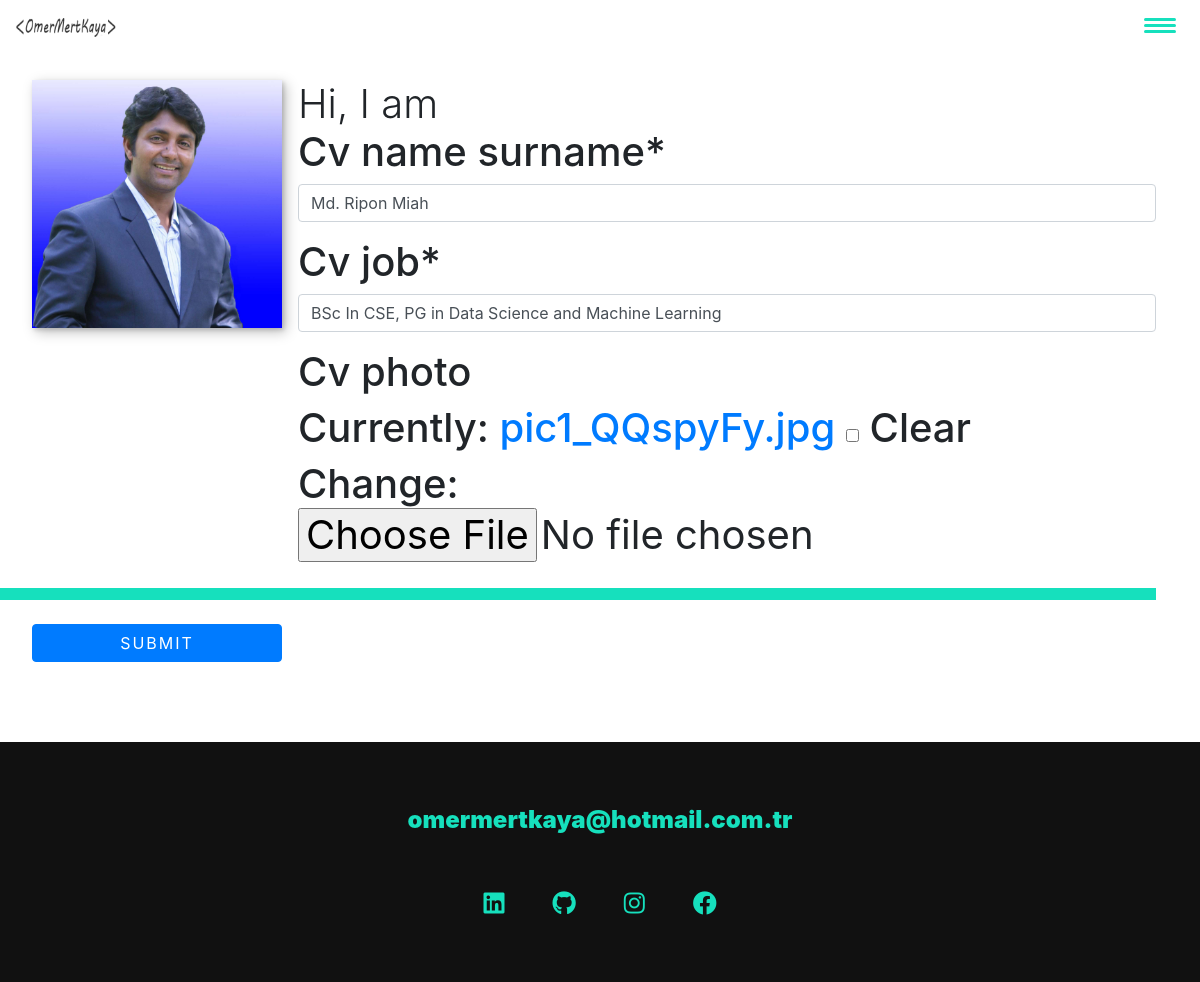
The page /update/homesection/1 (signed in) on the database its author committed.
### portapp/models.py (models this page shows, shortened)
class WebLogoName(models.Model):
    web_name = models.CharField(max_length=225,help_text="This is your site title")
    web_logo = models.ImageField(null= True, blank=True)

class HomeSection(models.Model):
    cv_name_surname = models.CharField(max_length=225)
    cv_job = models.CharField(max_length=225, default ="blog")
    cv_photo= models.ImageField(null=True, blank=True)
    author = models.ForeignKey(User ,on_delete=models.CASCADE)

class FooterSection(models.Model):
    footer_linked = models.CharField(max_length=300, blank=True)
    footer_github = models.CharField(max_length=300, blank=True)
    footer_instagram = models.CharField(max_length=300, blank=True)
    footer_facebook = models.CharField(max_length=300, blank=True)
    footer_email = models.CharField(max_length=300, blank=True)

### portapp/views.py (the view)
# urls.py: path("update/homesection/<int:pk>", HomeSectionUpdateView.as_view(), name="update-homesection"),
class HomeSectionUpdateView(UpdateView):
    model = HomeSection
    template_name = "update_homesection.html"
    fields = ['cv_name_surname','cv_job','cv_photo']
    success_url ="/"
    def get_context_data(self, **kwargs):
        context1 = super().get_context_data(**kwargs)
        context1["WebLogoName"] = WebLogoName.objects.get(id=1)
        context2 = super().get_context_data(**kwargs)
        context2["FooterSection"] = FooterSection.objects.get(id=1)
        context3 = super().get_context_data(**kwargs)
        context3["HomeSection"] = HomeSection.objects.get(id=1)
        context1.update(context2)
        context1.update(context3)
        return context1

### portapp/templates/update_homesection.html (shortened to what this page needs)
{% load static %}
{% if user.is_authenticated %}
<!DOCTYPE html>
<html lang="en">
<head>
    <link rel="stylesheet" type="text/css" href="{% static 'css/style.css' %}">
    <link rel="stylesheet" href="https://cdnjs.cloudflare.com/ajax/libs/normalize/7.0.0/normalize.min.css">
    <link rel="stylesheet" href="https://cdnjs.cloudflare.com/ajax/libs/font-awesome/5.11.2/css/all.css" />
    <link rel="stylesheet" href="https://stackpath.bootstrapcdn.com/bootstrap/4.1.3/css/bootstrap.min.css">
</head>
<body>
<header>
    <div class="logo">
        <a href="/">
        <img src="../../media/images/{{WebLogoName.web_logo}}" alt="">
        </a>
    </div>
    <button class="nav-toggle" aria-label="toggle navigation">
        <span class="hamburger"></span>
    </button>
</header>
        <section class="intro" id="home">
            {% load crispy_forms_tags %}
            <form method="Post" enctype="multipart/form-data" class="intro", id="home">
                    <h1 class="section__title section__title--intro">
                        Hi, I am <strong>
                        <h1>
                            {{ form.cv_name_surname|as_crispy_field }}
                            {{ form.cv_job|as_crispy_field}}
                            {{ form.cv_photo|as_crispy_field}}
                        </h1>
                        </strong>
                    </h1>
                    <p class="section__subtitle section__subtitle--intro"> </p>
                    <img src="../../media/images/{{HomeSection.cv_photo}}" alt="a picture of Omer Mert KAYA smiling" class="intro__img">
                    <button type="submit" class="btn btn-primary">Submit</button>
            </form>
        </section>
<footer class="footer">
    <a href="mailto:{{FooterSection.footer_email}}" class="footer__link">{{FooterSection.footer_email}}</a>
    <ul class="social-list">
        <li class="social-list__item">
            <a class="social-list__link" href="{{FooterSection.footer_linked}}">
                <i class="fab fa-linkedin"></i>
            </a>
        </li>
        <li class="social-list__item">
            <a class="social-list__link" href="{{FooterSection.footer_github}}">
                <i class="fab fa-github"></i>
            </a>
        </li>
        <li class="social-list__item">
            <a class="social-list__link" href="{{FooterSection.footer_instagram}}">
                <i class="fab fa-instagram"></i>
            </a>
        </li>
        <li class="social-list__item">
            <a class="social-list__link" href="{{FooterSection.footer_facebook}}">
                <i class="fab fa-facebook"></i>
            </a>
        </li>
    </ul>
</footer>
</body>
</html>
{% else %}
{% include "404.html" %}
{% endif %}

### static/css/style.css (style rules this page uses)
*, *::before, *::after { box-sizing: border-box; }
:root { --ff-primary: 'Source Sans Pro', sans-serif; --ff-secondary: 'Source Code Pro', monospace; --fw-reg: 300; --fw-bold: 900; --clr-light: #fff; --clr-dark: #303030; --clr-accent: #16e0bd; --fs-h1: 3rem; --fs-h2: 2.25rem; --fs-h3: 1.25rem; --fs-body: 1rem; --bs: 0.25em 0.25em 0.75em rgba(0,0,0,.25), 0.125em 0.125em 0.25em rgba(0,0,0,.15); }
@media (min-width: 800px) { :root { --fs-h1: 4.5rem; --fs-h2: 3.75rem; --fs-h3: 1.5rem; --fs-body: 1.125rem; } }
html { scroll-behavior: smooth; }
body { background: var(--clr-light); color: var(--clr-dark); margin: 0; font-family: var(--ff-primary); font-size: var(--fs-body); line-height: 1.6; }
section { padding: 5em 2em; }
img { display: block; max-width: 100%; }
strong { font-weight: var(--fw-bold) }
.btn { display: inline-block; padding: .5em 2.5em; background: var(--clr-accent); color: var(--clr-dark); text-decoration: none; cursor: pointer; font-size: .8rem; text-transform: uppercase; letter-spacing: 2px; font-weight: var(--fw-bold); transition: transform 200ms ease-in-out; }
h1, h2, h3 { line-height: 1; margin: 0; }
h1 { font-size: var(--fs-h1) }
.section__title { margin-bottom: .25em; }
.section__title--intro { font-weight: var(--fw-reg); }
.section__title--intro strong { display: block; }
.section__subtitle { margin: 0; font-size: var(--fs-h3); }
.section__subtitle--intro, .section__subtitle--about, .section__subtitle--story { background: var(--clr-accent); padding: .25em 1em; font-family: var(--ff-secondary); margin-bottom: 1em; }
header { display: flex; justify-content: space-between; padding: 1em; position: fixed; z-index: 9999; width: 100%; }
.logo { max-width: 100px; }
.nav-toggle { padding: .5em; background: transparent; border: 0; cursor: pointer; position: absolute; right: 1em; top: 1em; z-index: 1000; }
.hamburger { display: block; position: relative; }
.hamburger, .hamburger::before, .hamburger::after { background: var(--clr-accent); width: 2em; height: 3px; border-radius: 1em; transition: transform 250ms ease-in-out; }
.hamburger::before, .hamburger::after { content: ''; position: absolute; left: 0; right: 0; }
.hamburger::before { top: 6px; }
.hamburger::after { bottom: 6px; }
.intro { position: relative; }
.intro__img { box-shadow: var(--bs); }
.section__subtitle--intro { display: inline-block; }
@media (min-width: 600px) { .intro { display: grid; width: min-content; margin: 0 auto; grid-column-gap: 1em; grid-template-areas: "img title" "img subtitle"; grid-template-columns: min-content max-content; } }
@media (min-width: 600px) { .intro__img { grid-area: img; min-width: 250px; position: relative; z-index: 2; } }
@media (min-width: 600px) { .section__subtitle--intro { align-self: start; grid-column: -1 / 1; grid-row: 2; text-align: right; position: relative; left: -1.5em; width: calc(100% + 1.5em); } }
.footer { background: #111; color: var(--clr-accent); text-align: center; padding: 2.5em 0; font-size: var(--fs-h3); }
.footer a { color: inherit; text-decoration: none; }
.footer__link { font-weight: var(--fw-bold); }
.social-list { list-style: none; display: flex; justify-content: center; margin: 2em 0 0; padding: 0; }
.social-list__item { margin: 0 .5em; }
.social-list__link { padding: .5em; }

### rows shown on the page
WebLogoName: web_logo (picture)
HomeSection: cv_name_surname "Md. Ripon Miah", cv_job "BSc In CSE, PG in Data Science and Machine Learning", cv_photo (picture)
FooterSection: footer_email "omermertkaya@hotmail.com.tr"
